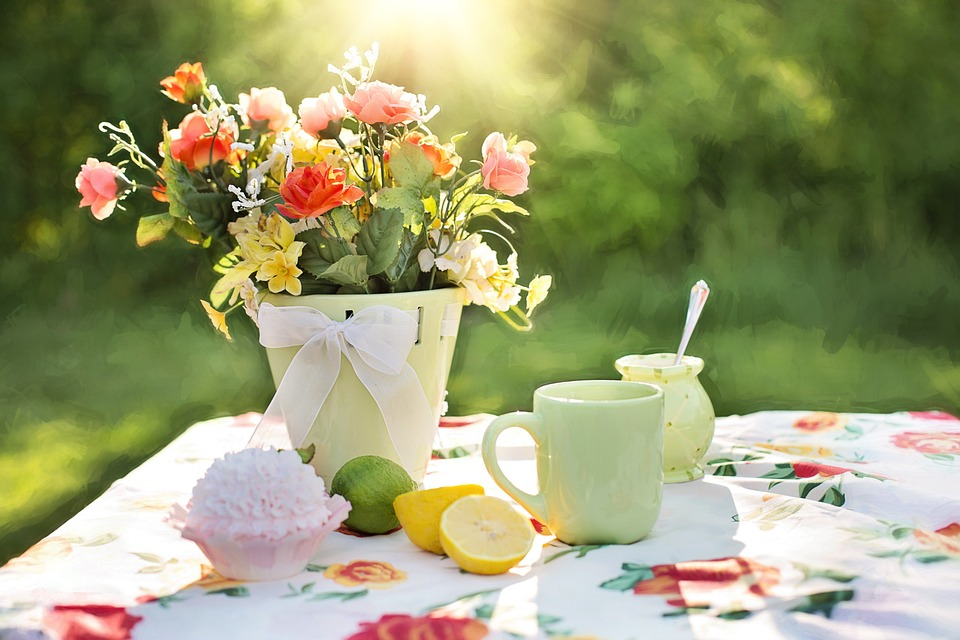
#> input picture jardin.jpg, 960 x 640 px, given in place of the camera
$ python game_logic.py
#> lines starting #> are read from the running program, lines starting #| are printed output that depends on the picture
import cv2
import numpy as np
import random
import time


lo = np.array([43,50,50]) # HSV (teinte, saturation, valeur)
hi = np.array([85,255,255])#couleur choisis : vert

# [70 lines left out: functions erode, inRange, center, detect_inrange, not called in this run]
def resize(img):
     img2=np.zeros(((int(img.shape[0]/2.5))+1,(int(img.shape[1]//2.5))+1,3),img.dtype)
     for y in range(0,int(img.shape[0]/2.5)):
         for x in range(0,int(img.shape[1]/2.5)):
             img2[y,x,:]=img[int(y*2.5),int(x*2.5),:]#diminuer la taille de l image de x2.5
     return img2


class Player:
    def __init__(self, width, height):
        self.w = 40
        self.h = 40
        self.x = width // 2
        self.y = height - self.h
        self.player_character = cv2.imread("chicken.png", cv2.IMREAD_UNCHANGED)


    def move_left(self):
        self.x = max(0, self.x - 20)  # Ensure the player stays within the left border

    def move_right(self, width):
        self.x = min(width - self.w, self.x + 20)  # Ensure the player stays within the right border


    # [8 lines left out: function display, not called in this run]

class Enemy:
    # [31 lines left out: functions __init__, collision, out_of_bounds, display, not called in this run]

class BorderEnemy:
    # [31 lines left out: functions __init__, collision, out_of_bounds, display, not called in this run]

class KalmanFilter(object):
    def __init__(self, dt, point):
        self.dt=dt

        # Vecteur d'etat initial
        self.E=np.matrix([[point[0]], [point[1]], [0], [0]])

        # Matrice de transition
        self.A=np.matrix([[1, 0, self.dt, 0],
                          [0, 1, 0, self.dt],
                          [0, 0, 1, 0],
                          [0, 0, 0, 1]])

        # Matrice d'observation, on observe que x et y
        self.H=np.matrix([[1, 0, 0, 0],
                          [0, 1, 0, 0]])

        self.Q=np.matrix([[1, 0, 0, 0],
                          [0, 1, 0, 0],
                          [0, 0, 1, 0],
                          [0, 0, 0, 1]])

        self.R=np.matrix([[1, 0],
                          [0, 1]])

        self.P=np.eye(self.A.shape[1])

    # [17 lines left out: functions predict, update, not called in this run]

# Initialize game parameters
width, height = 257, 480
player = Player(290, height)
enemies = []
game_mode = False
score = 0

VideoCap = cv2.VideoCapture(0)
KF=KalmanFilter(0.1, [int(width/2),int(193)])
speed = 5

last_enemy_time = 0  # Variable to track the time when the last enemy was displayed
enemy_delay = 0.8

nbr_enemies = 30
vision = False
game_over = False
vv=False

while True:

    ret, frame = VideoCap.read()
#> frame is the input picture: shape (640, 960, 3); mean B, G, R 113.3, 156.2, 153.2
    frame=resize(frame)
#> after the loop in resize, `for y in range(0,int(img.shape[0]/2.5)):`:
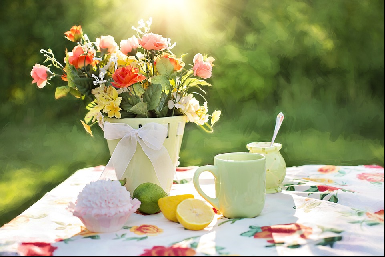
#> img2: shape (257, 385, 3); mean B, G, R 112.4, 155.1, 152.1
    cv2.flip(frame,1, frame)
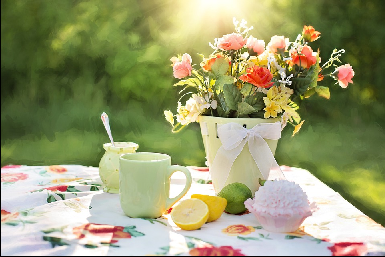
#> frame: shape (257, 385, 3); mean B, G, R 112.4, 155.1, 152.1

    img = cv2.imread("bg.png")
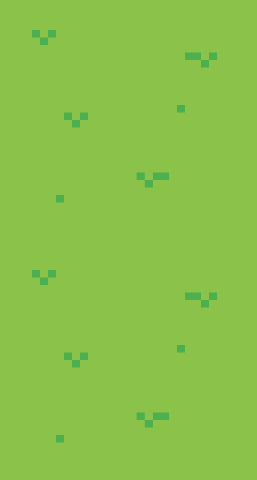
#> input picture bg.png, 257 x 480 px
#> img is the input picture: shape (480, 257, 3); mean B, G, R 74.1, 194.7, 138

    # Si le jeu est activé
    if game_mode:
        # A ffichage du score et de la vitesse en haut de l'interface
        cv2.putText(img, "Score: {}".format(score), (10, 20), cv2.FONT_HERSHEY_DUPLEX, 0.5, (0, 2, 29), 1, cv2.LINE_AA)
        cv2.putText(img, "Speed: {}".format(speed), (10, 40), cv2.FONT_HERSHEY_DUPLEX, 0.5, (0, 2, 29), 1, cv2.LINE_AA)
        # Génération aléatoire des ennemies (centre et bors)
        if random.randint(0, nbr_enemies) == 0 and time.time() - last_enemy_time > enemy_delay:
            border_enemy_left = BorderEnemy(0, speed)
            border_enemy_right = BorderEnemy(width - border_enemy_left.w, speed)
            enemies.append(Enemy(width - border_enemy_left.w - border_enemy_right.w, speed))
            enemies.append(border_enemy_left)
            enemies.append(border_enemy_right)
            last_enemy_time = time.time()

        # Affichage des ennemies
        for enemy in enemies:
            enemy.display(img)

        # verifier les collision ou les ennemi qui sont hors bord verticalement
        for enemy in enemies:
            if enemy.collision(player):
                enemies = []
                game_over = True
                game_mode = False
            elif enemy.out_of_bounds(height):
                enemies.remove(enemy)
                score += 1              # Augmenter le score de 1 pour chaque ennemi éliminé
                if score % 10 == 0:           # Augmentation de la vitesse et du nombre d'ennemies si le score dépasse un certain seuil
                    speed += 1
                    if nbr_enemies > 5:
                        nbr_enemies -= 2
                    for enemy in enemies:
                        enemy.speed = speed

        player.display(img)

    # Si le jeu est désactive (game over ou bien on a pas encore commencer)
    else:

        if game_over:
            cv2.putText(img, "GAME OVER !", (80, 240), cv2.FONT_HERSHEY_DUPLEX, 0.5, (0, 2, 29), 1, cv2.LINE_AA)
        else:
            cv2.putText(img, "BRICK RACING GAME", (16, 180), cv2.FONT_HERSHEY_DUPLEX, 0.7, (0, 2, 29), 1, cv2.LINE_AA)
            cv2.putText(img, "Press <SPACE> to start", (50, 300), cv2.FONT_HERSHEY_DUPLEX, 0.4, (0, 2, 29), 1, cv2.LINE_AA)
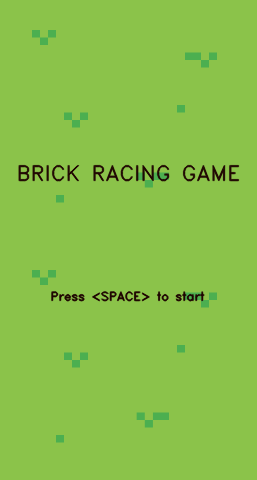
#> img: shape (480, 257, 3); mean B, G, R 73.1, 192.1, 136.6


    if vision:#mode ou la poule bouge horizontalement
        mask = detect_inrange(frame)
        centre=center(mask)
        cv2.circle(frame, centre, 5, (0, 0, 255),-1)
        if centre is not None:#position poule mode 2
            player.x=centre[0]

    if vv:# mode ou la poule bouge verticalement et horizontalement avec prediction
        mask = detect_inrange(frame)
        centre=center(mask)

        etat=KF.predict().astype(np.int32)
        cv2.arrowedLine(frame,
                        (int(etat[0]), int(etat[1])), (int(etat[0]+etat[2]),
                        int(etat[1]+etat[3])),
                        color=(0, 255, 0),
                        thickness=3,
                        tipLength=0.2)

        if (centre is not None):
            KF.update(np.expand_dims(np.array([centre[0],centre[1]]), axis=-1))
        else:
            centre=(int(etat[0]), int(etat[1]))#centre predit

        cv2.circle(frame, centre, 5, (0, 0, 255),-1)
        #position poule dans ce mode
        player.x=centre[0]
        player.y=height-40-int(((frame.shape[0]- centre[1])/frame.shape[0])*(height-40))

     #Concatenate jeu et camera verticall
#> (the run stopped early here; a loop or call above may not have finished)
